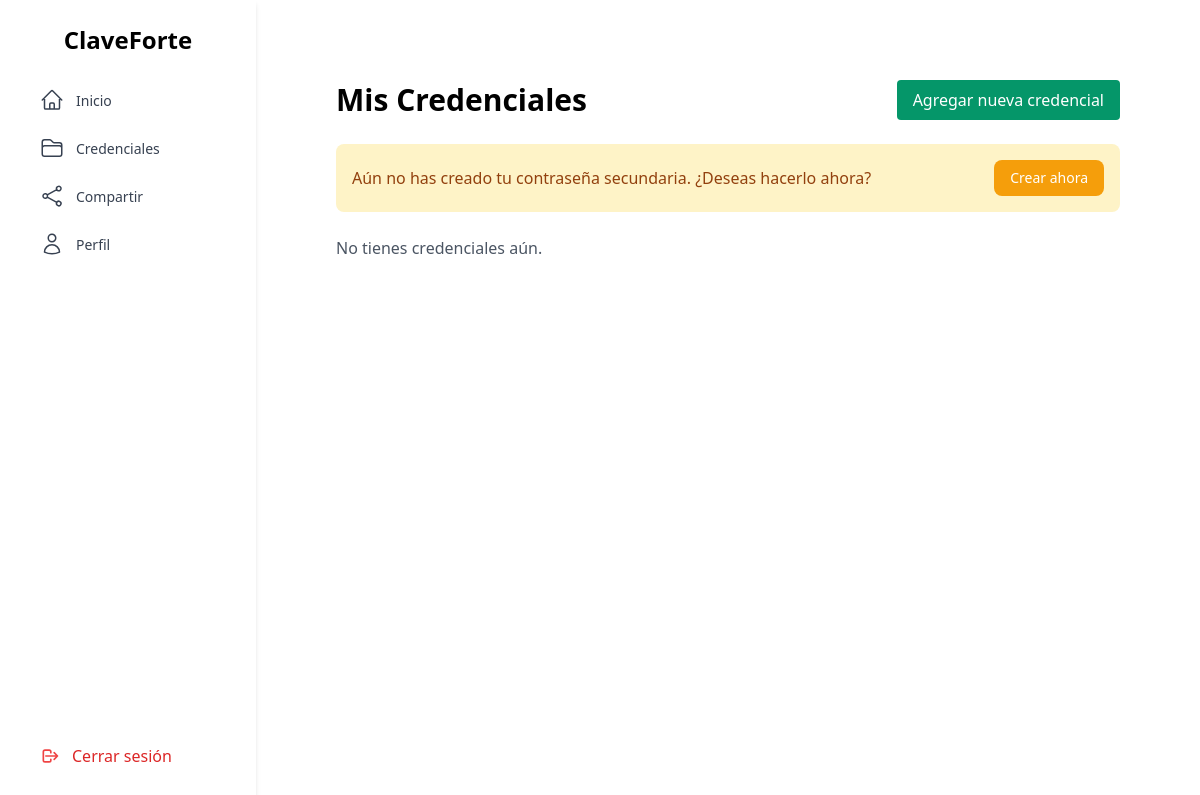
Before: /credentials (signed in) with the older database file.
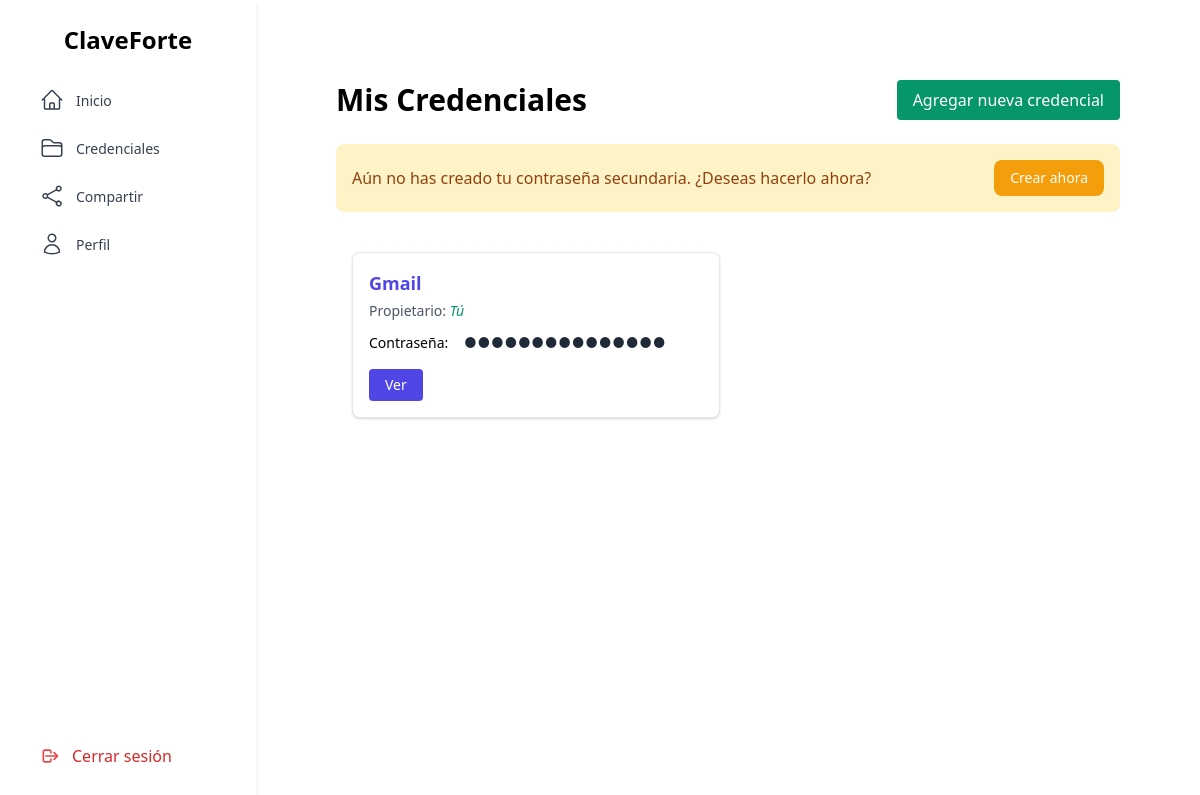
After: the same page with the newer database file.
### tables this page shows
CREATE TABLE Credentials (
        id_credential   INTEGER PRIMARY KEY AUTOINCREMENT,
        service_name    TEXT NOT NULL,
        service_pass    TEXT NOT NULL,
        users_allows    TEXT,
        name_owner      TEXT,
        id_usr          INTEGER NOT NULL,
        FOREIGN KEY (id_usr) REFERENCES Users(id_usr)
    );

### app.py (the view, shortened to what this page needs)
@app.route('/credentials')
def mostrar_credenciales():
    if 'usuario_id' not in session:
        return redirect(url_for('login'))
    usuario_id = session['usuario_id']
    usuario_rol = session.get('usuario_rol')
    conn = sqlite3.connect('instance/ClaveForte.db')
    conn.row_factory = sqlite3.Row
    cur = conn.cursor()
    cur.execute("""
        SELECT * FROM Credentials
        WHERE id_usr = ? OR users_allows IS NOT NULL
    """, (usuario_id,))
    resultados = cur.fetchall()
    credenciales_visibles = []
    for credencial in resultados:
        if credencial['id_usr'] == usuario_id:
            credenciales_visibles.append(credencial)
    cur.execute("SELECT secret_pass FROM Users WHERE id_usr = ?", (usuario_id,))
    fila_usuario = cur.fetchone()
    tiene_pass_secundaria = bool(fila_usuario and fila_usuario['secret_pass'])
    conn.close()
    return render_template(
        'credentials/credentials.html',
        credenciales=credenciales_visibles,
        usuario_actual=usuario_id,
        usr_rol=usuario_rol,
        tiene_pass_secundaria=tiene_pass_secundaria,
        origen='mostrar_credenciales'
    )

### templates/credentials/credentials.html (shortened to what this page needs)
{% extends 'layout.html' %}
{% block content %}
<div class="flex-1 p-10">
  <div class="flex justify-between items-center mb-6">
    <h2 class="text-3xl font-bold">Mis Credenciales</h2>
    <button id="abrir-modal" class="bg-green-600 text-white px-4 py-2 rounded hover:bg-green-700">
      Agregar nueva credencial
    </button>
  </div>
  {% if not tiene_pass_secundaria %}
  <div class="mb-6 p-4 bg-yellow-100 text-yellow-800 rounded-lg flex items-center justify-between">
    <span>Aún no has creado tu contraseña secundaria. ¿Deseas hacerlo ahora?</span>
    <button
      id="abrir-modal-crear-pass"
      class="ml-4 bg-yellow-500 hover:bg-yellow-600 text-white px-4 py-2 rounded-lg text-sm transition">
      Crear ahora
    </button>
  </div>
  {% endif %}
  {% if credenciales %}
    <div class="max-h-[75vh] overflow-y-auto bg-white rounded-xl p-4">
      <div class="grid grid-cols-1 md:grid-cols-2 gap-4">
        {% for c in credenciales %}
          <div id="{{ c['id_credential'] }}" class="p-4 border rounded-lg bg-white shadow hover:shadow-lg transition">
            <p class="font-semibold text-lg text-indigo-600">{{ c['service_name'] }}</p>
            <p class="text-sm text-gray-600 mt-1">
              Propietario:
              {% if c['id_usr'] == usuario_actual %}
                <span class="italic text-green-600">Tú</span>
              {% else %}
                {{ c['name_owner'] }}
              {% endif %}
            </p>
            <p class="mt-2 text-sm">
              Contraseña:
              <span id="pass-{{ loop.index }}" data-password="{{ c['service_pass'] }}"
                class="px-3 py-1 rounded inline-block text-gray-800 tracking-wider select-none">
                {% set real_length = c['service_pass']|length %}
                {% set offset = range(3, 8)|random %}
                {{ '●' * (real_length + offset) }}
              </span>
            </p>
            <div class="mt-3 flex gap-2">
              <button
                type="button"
                onclick="togglePassword('{{ loop.index }}')"
                class="bg-indigo-600 text-white px-4 py-1.5 rounded hover:bg-indigo-700 transition text-sm">
                Ver
              </button>
            </div>
          </div>
        {% endfor %}
      </div>
    </div>
  {% else %}
    <p class="mb-6 text-gray-600">No tienes credenciales aún.</p>
  {% endif %}
  </div>
{% endblock %}

Changed rows visible on the page:
added Credentials: service_name "Gmail", shows "Tú", value "●●●●●●●●●●●●●●●"
Other visible differences:
text no longer shown: "No tienes credenciales aún."
